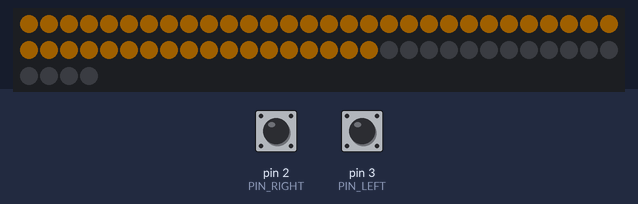
Bench run of a sketch on a simulated Arduino Uno, built with avr-gcc and run on an emulated ATmega328P. Parts: 64 RGB LEDs in strip order, left to right, continuing on the next row. The test bench sets the inputs (shaded band); at power-on: pin 2 (PIN_RIGHT) LOW, pin 3 (PIN_LEFT) LOW. Dim RGB values are drawn brighter than linear; random numbers use the default seed unless the sketch sets one; what the sketch prints to the serial monitor is not drawn.

Above: at 0.1 s.
At 1.1 s:
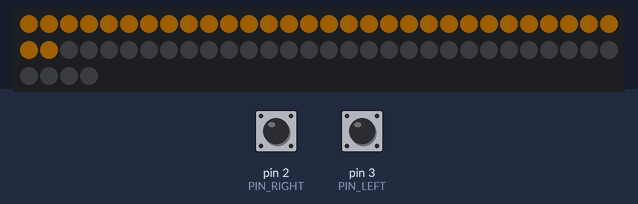
At 4.2 s:
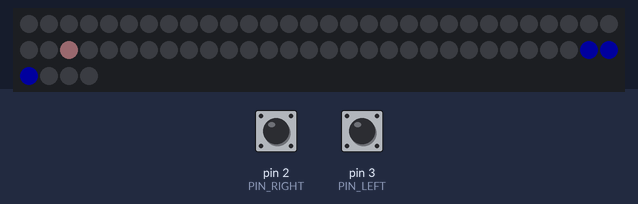
4.3 s: pin 2 (PIN_RIGHT) pulled HIGH for 0.15 s
5.0 s: pin 3 (PIN_LEFT) pulled HIGH for 0.15 s
5.7 s: pin 2 (PIN_RIGHT) pulled HIGH for 1 s
7.3 s: pin 3 (PIN_LEFT) pulled HIGH for 1 s
Timing chart, 0 to 10.3 s (numbered marks = the images above; inputs shaded):
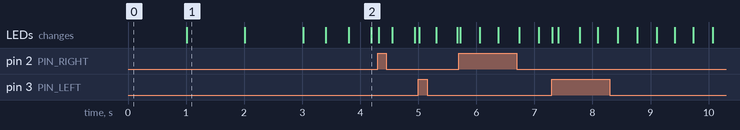

Measured:
- what the display in image 1 shows lasts 1.0 s, from 1.0 s to 2.0 s

The sketch:

main.ino
```cpp
#include <Adafruit_NeoPixel.h>

#define PIN_MATRIX 6
#define PIN_LEFT   3
#define PIN_RIGHT  2
#define NUMPIXELS  64
#define MAX_DOTS   2

Adafruit_NeoPixel pixels(NUMPIXELS, PIN_MATRIX, NEO_GRB + NEO_KHZ800);

// --- Game Constants ---
const int FPS = 40;               // Frames per second (higher = smoother paddle)
const int FRAME_DELAY = 1000 / FPS;

// --- Game Variables ---
int score = 0;
bool gameRunning = true;
unsigned long gameStartTime;
unsigned long lastFrameUpdate = 0;
unsigned long lastDropMove = 0;
unsigned long lastSpeedUpdate = 0;
float dropDelay = 400.0;

// --- Paddle ---
int paddleX = 2;
bool lastLeftState = LOW;
bool lastRightState = LOW;

// --- Falling Dots ---
int dropX[MAX_DOTS], dropY[MAX_DOTS];
uint32_t dropColor[MAX_DOTS];
bool dropActive[MAX_DOTS];

void setup() {
  Serial.begin(9600);
  pinMode(PIN_LEFT, INPUT);
  pinMode(PIN_RIGHT, INPUT);

  pixels.begin();
  pixels.setBrightness(30);
  randomSeed(analogRead(0));

  runCountdown();

  gameStartTime = millis();
  resetDrop(0);
  dropActive[0] = true;
  dropActive[1] = false;
}

void loop() {
  if (!gameRunning) return;

  unsigned long currentMillis = millis();
  unsigned long elapsed = currentMillis - gameStartTime;

  // 1. Check Game Over
  if (elapsed >= 30000) { gameOver(); return; }

  // 2. Input Handling (Checked every loop for maximum responsiveness)
  bool currentLeft = digitalRead(PIN_LEFT);
  bool currentRight = digitalRead(PIN_RIGHT);

  if (currentLeft == HIGH && lastLeftState == LOW) {
    if (paddleX > 0) paddleX--;
  }
  lastLeftState = currentLeft;

  if (currentRight == HIGH && lastRightState == LOW) {
    if (paddleX < 5) paddleX++;
  }
  lastRightState = currentRight;

  // 3. Physics & Difficulty (Separated from Frame Rate)
  if (elapsed > 10000 && !dropActive[1]) {
    resetDrop(1);
    dropActive[1] = true;
  }

  if (currentMillis - lastSpeedUpdate >= 1000) {
    dropDelay *= 0.97;
    lastSpeedUpdate = currentMillis;
  }

  if (currentMillis - lastDropMove > (long)dropDelay) {
    lastDropMove = currentMillis;
    for (int i = 0; i < MAX_DOTS; i++) {
      if (dropActive[i]) {
        dropY[i]++;
        if (dropY[i] > 7) {
          checkCollision(i);
          resetDrop(i);
        }
      }
    }
  }

  // 4. Rendering (The "Smooth" part)
  // We only update the LEDs at a fixed frame rate to prevent flickering
  if (currentMillis - lastFrameUpdate > FRAME_DELAY) {
    lastFrameUpdate = currentMillis;

    pixels.clear();

    // Draw Paddle
    setPixel(paddleX, 7, pixels.Color(0, 0, 255));
    setPixel(paddleX+1, 7, pixels.Color(0, 0, 255));
    setPixel(paddleX+2, 7, pixels.Color(0, 0, 255));

    // Draw Dots
    for (int i = 0; i < MAX_DOTS; i++) {
      if (dropActive[i]) setPixel(dropX[i], dropY[i], dropColor[i]);
    }

    pixels.show();
  }
}

// --- Helpers ---

void runCountdown() {
  for (int num = 3; num > 0; num--) {
    pixels.clear();
    // Fill rows to represent the number visually
    for(int i=0; i < (num * 16); i++) pixels.setPixelColor(i, pixels.Color(255, 150, 0));
    pixels.show();
    delay(1000);
  }
  pixels.clear();
  pixels.show();
}

void checkCollision(int i) {
  if (dropX[i] >= paddleX && dropX[i] <= paddleX + 2) {
    score++;
  } else {
    score -= 2;
  }
  Serial.print("Score: "); Serial.println(score);
}

void resetDrop(int i) {
  dropX[i] = random(0, 8);
  dropY[i] = 0;
  dropColor[i] = pixels.Color(random(100,255), random(100,255), random(100,255));
}

void setPixel(int x, int y, uint32_t pColor) {
  int idx = y * 8 + x;
  if (idx >= 0 && idx < 64) pixels.setPixelColor(idx, pColor);
}

void gameOver() {
  gameRunning = false;
  pixels.clear();
  uint32_t finalCol = (score >= 15) ? pixels.Color(0, 255, 0) : pixels.Color(255, 0, 0);
  for(int i=0; i<64; i++) pixels.setPixelColor(i, finalCol);
  pixels.show();
  Serial.print("Final Score: "); Serial.println(score);
}
```
